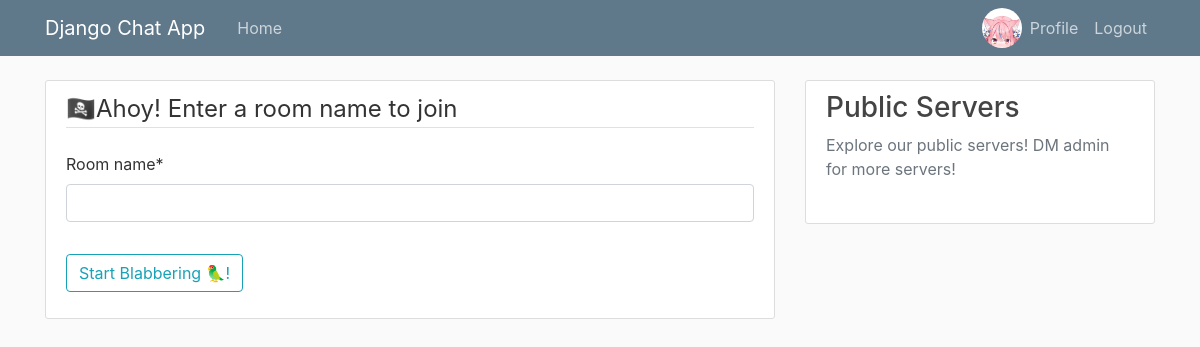
Page / (signed in) on the earlier database version.
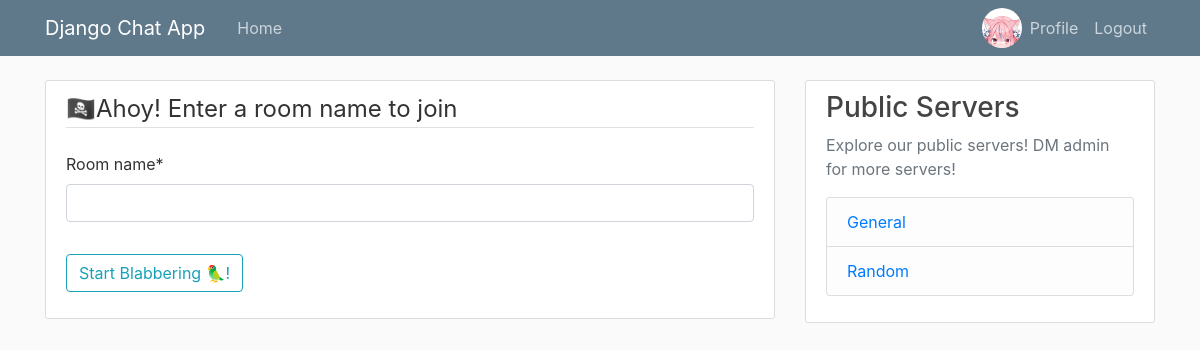
Same page on the later database version.
### chat/models.py (models this page shows, shortened)
class Room(models.Model):
    name = models.CharField(max_length=50)
    slug = models.CharField(max_length=50, unique=True)

### chat/views.py (the view)
# urls.py: path('', chat_views.chat_home, name='chat-home'),
@login_required()
def chat_home(request):
    form = RoomForm(request.POST or None)
    if request.method == 'POST' and form.is_valid():
        room_name = form.cleaned_data['room_name']
        messages.success(request, f"Found: {room_name}")
        return render(request, 'chat/chatroom.html', {'room_name': room_name, 'title': room_name})
    return render(request, 'chat/index.html', {'form': form})

### chat/forms.py
class RoomForm(forms.Form):
    room_name = forms.CharField()

### chat/context_processors.py (called while the page is built)
def public_rooms(request):
    rooms = Room.objects.all()
    return {
        'rooms': rooms
    }

### chat/templates/chat/index.html (shortened to what this page needs)
{% extends "chat/base.html" %} {% load crispy_forms_tags %} {% block content %}
<div class="content-section">
  <form method="POST">
    <fieldset class="form-group">
      <legend class="border-bottom mb-4">
        🏴‍☠️Ahoy! Enter a room name to join
      </legend>
      {{ form|crispy }}
    </fieldset>
    <div class="form-group">
      <button class="btn btn-outline-info" type="submit">
        Start Blabbering 🦜!
      </button>
    </div>
  </form>
</div>
{% endblock content %}

### chat/templates/chat/base.html (shortened to what this page needs)
{% load static %}
<!DOCTYPE html>
<html>
<head>
    <link rel="stylesheet" href="https://maxcdn.bootstrapcdn.com/bootstrap/4.0.0/css/bootstrap.min.css">
    <link rel="stylesheet" type="text/css" href="{% static 'chat/main.css' %}">
</head>
<body>
    <header class="site-header">
      <nav class="navbar navbar-expand-md navbar-dark bg-steel fixed-top">
        <div class="container">
          <a class="navbar-brand mr-4" href="{% url 'chat-home' %}">Django Chat App</a>
          <div class="collapse navbar-collapse" id="navbarToggle">
            <div class="navbar-nav mr-auto">
              <a class="nav-item nav-link" href="{% url 'chat-home' %}">Home</a>
            </div>
            <div class="navbar-nav">
              {% if user.is_authenticated %}
              <img width="50px" class="rounded-circle" style="max-height: 40px; max-width: 40px;" src="{{user.profile.image.url}}">
                <a class="nav-item nav-link" href="{% url 'profile' %}"> Profile</a>
                <a class="nav-item nav-link" href="{% url 'logout' %}">Logout</a>
              {% else %}
                <a class="nav-item nav-link" href="{% url 'login' %}">Login</a>
                <a class="nav-item nav-link" href="{% url 'register' %}">Register</a>
              {% endif %}
            </div>
          </div>
        </div>
      </nav>
    </header>
    <main role="main" class="container">
      <div class="row">
        <div class="col-md-8">
          {% block content %}{% endblock %}
        </div>
        <div class="col-md-4">
          <div class="content-section">
            <h3>Public Servers</h3>
            <p class='text-muted'>Explore our public servers! DM admin for more servers!
              <ul class="list-group">
                {% if rooms is None %}
                <li class="list-group-item list-group-item-light"> No public servers available ATM </li>
                {% else %}
                {% for room in rooms %}
                <li class="list-group-item list-group-item-light">
                    <a href="{% url 'chat-room' room.slug %}">
                        {{room.name}}
                    </a>
                </li>
                {% endfor %}
                {% endif %}
              </ul>
            </p>
          </div>
        </div>
      </div>
    </main>
</body>
</html>

Differences in the rows shown:
added Room: name "General"
added Room: name "Random"
